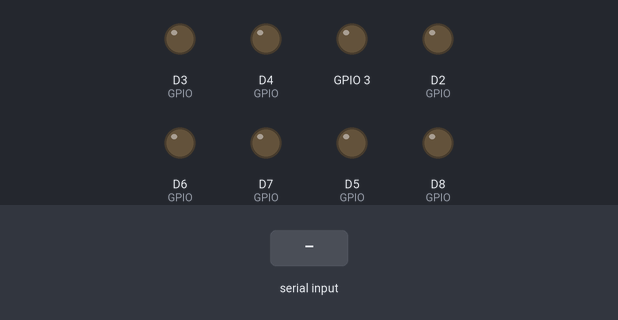
The sketch below on a simulated ESP8266 (NodeMCU). On the bench: output pins drawn as LEDs (lit = HIGH). The inputs (shaded band) are chosen by the test bench. What the sketch prints to the serial monitor is not drawn.

Above: at 1.2 s.
1.3 s: byte 30 received over Serial
At 1.7 s:
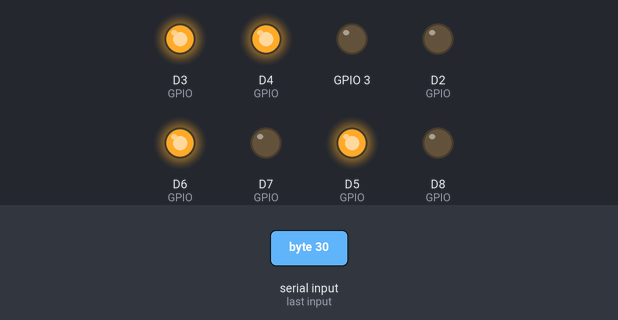
3.3 s: byte 90 received over Serial
At 3.7 s:
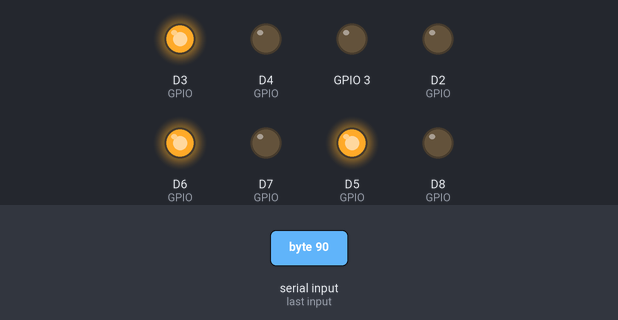
5.3 s: byte 120 received over Serial
At 5.7 s:
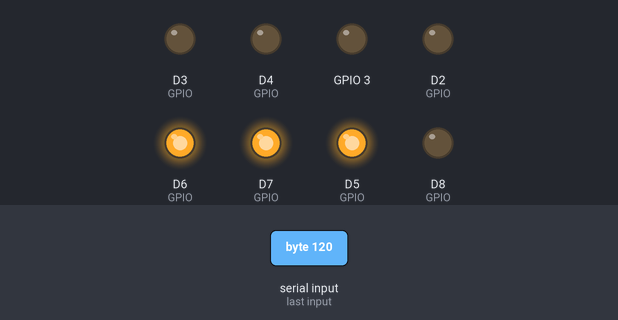
Timing chart, 0 to 8.3 s (numbered marks = the images above; inputs shaded):
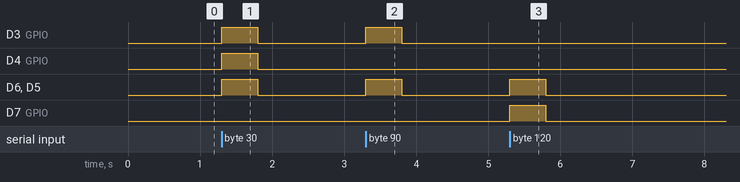

The sketch:

Functional_GPIO_command_PC_address.ino
```cpp
#define Delais 500 // Délai en millisecondes
// Pin D2 .. D5 : index de la bobine
// Pin D6 D7 : donnee de selection pour MUX1
// Pin D8: non utilisé
//Pin D9 : prochaine etat de la bobine(activee,desactivee) D
#define GPIO1 D2
#define GPIO2 D3
#define GPIO3 D4
#define GPIO4 D5
#define GPIO5 D6
#define GPIO6 D7
#define GPIO7 D8
#define GPIO8 D9 // Pin de D

int GPIO[9] = {GPIO1, GPIO2, GPIO3, GPIO4, GPIO5, GPIO6, GPIO7, GPIO8};

void setup() {
    // Initialiser la communication série
    Serial.begin(9600);  // Vitesse de communication série (modifiable selon vos besoins)

    // Configurer les broches comme sorties
    for (int i = 0; i < 8; i++) {  // GPIO0 à GPIO7 (D11 à D4)
        pinMode(GPIO[i], OUTPUT);
        digitalWrite(GPIO[i], LOW);  // Assurez-vous que toutes les broches sont initialisées à LOW
    }

    Serial.println("System Initialized");  // Message pour vérifier que le système démarre
}


//Fonction qui donne une valeur à chacun des 6 bits en fonction de l'adresse saisie
//address est un entier représentant une adresse sur 6 bits (0 à 63)
//Chaque bit de address correspond à l’état d’une broche (HIGH ou LOW).

//Objectif : Configurer une adresse sur les multiplexeurs, avec le bit de poids le plus fort représentant l'état D (allumer/éteindre la bobine).
//Elle retourne une adresse de 7 bits.


void activerBroche(unsigned char message) {

    // GPIO[0] et GPIO[1] correspond aux broches de selections du premier MUX
    // GPIO [2.. 5] correspondent au numero de la bobine
    //GPIO[6] inutilise
    // GPIO[7] utiliser pour indiquer le prochain etat de la bobine (pour activer ou desactiver)

    // Configurer les broches a1 à a6 en fonction de l'adresse (6 bits)
    digitalWrite(GPIO[0], (message & 0x01));      //Envoie le Bit 0 du message à la broche GPIO[0]
    digitalWrite(GPIO[1], (message & 0x02) >> 1); // Bit 1 à la broche GPIO[1]
    digitalWrite(GPIO[2], (message & 0x04) >> 2); // Bit 2 à la broche GPIO[2]
    digitalWrite(GPIO[3], (message & 0x08) >> 3); // Bit 3 à la broche GPIO[3]
    digitalWrite(GPIO[4], (message & 0x10) >> 4); // Bit 4 à la broche GPIO[4]
    digitalWrite(GPIO[5], (message & 0x20) >> 5); // Bit 5 à la broche GPIO[5]
    digitalWrite(GPIO[7], (message & 0x80) >> 7); // Bit 7 à la broche GPIO[7] pour l'etat de la bobine

}


void desactiverBroche() {

    // On evite d'utiliser des boucles pour reduire la complexite du code a executer sur la carte STM32

    // GPIO [0.. 3] correspondent au numero de la bobine
    // GPIO[4] et GPIO[5] correspond aux broches de selections du premier MUX
    //GPIO[6] inutilisee
    // GPIO[7] utiliser pour indiquer le prochain etat de la bobine (pour activer ou desactiver)

    // Configurer les broches a1 à a6 en fonction de l'adresse (6 bits)

    digitalWrite(GPIO[0], LOW);  //Envoie le Bit 0 du message à la broche GPIO[0]
    digitalWrite(GPIO[1], LOW); // Bit 1 à la broche GPIO[1]
    digitalWrite(GPIO[2], LOW); // Bit 2 à la broche GPIO[2]
    digitalWrite(GPIO[3], LOW); // Bit 3 à la broche GPIO[3]
    digitalWrite(GPIO[4], LOW); // Bit 4 à la broche GPIO[4]
    digitalWrite(GPIO[5], LOW); // Bit 5 à la broche GPIO[5]
    digitalWrite(GPIO[7], LOW); // Bit 7 à la broche GPIO[7] pour l'etat de la bobine

}

void loop() {
    if (Serial.available() > 0) {  // Vérifie s'il y a des données sur l'interface série
        unsigned char receivedData = Serial.read();  // Lire les données comme une chaîne de caractères

        // Appelerles fonctions qui activent les bobines puis les desactiver après un delais
        activerBroche(receivedData);
        delay(Delais);
        desactiverBroche() ;
    }
}
```

Measured:
- after the input at 1.3 s, D3 (GPIO), D4 (GPIO), D6 (GPIO), D5 (GPIO): LOW → HIGH at once, → LOW 0.50 s later
- after the input at 3.3 s, D3 (GPIO), D6 (GPIO), D5 (GPIO): LOW → HIGH at once, → LOW 0.50 s later
- after the input at 5.3 s, D6 (GPIO), D7 (GPIO), D5 (GPIO): LOW → HIGH at once, → LOW 0.50 s later
